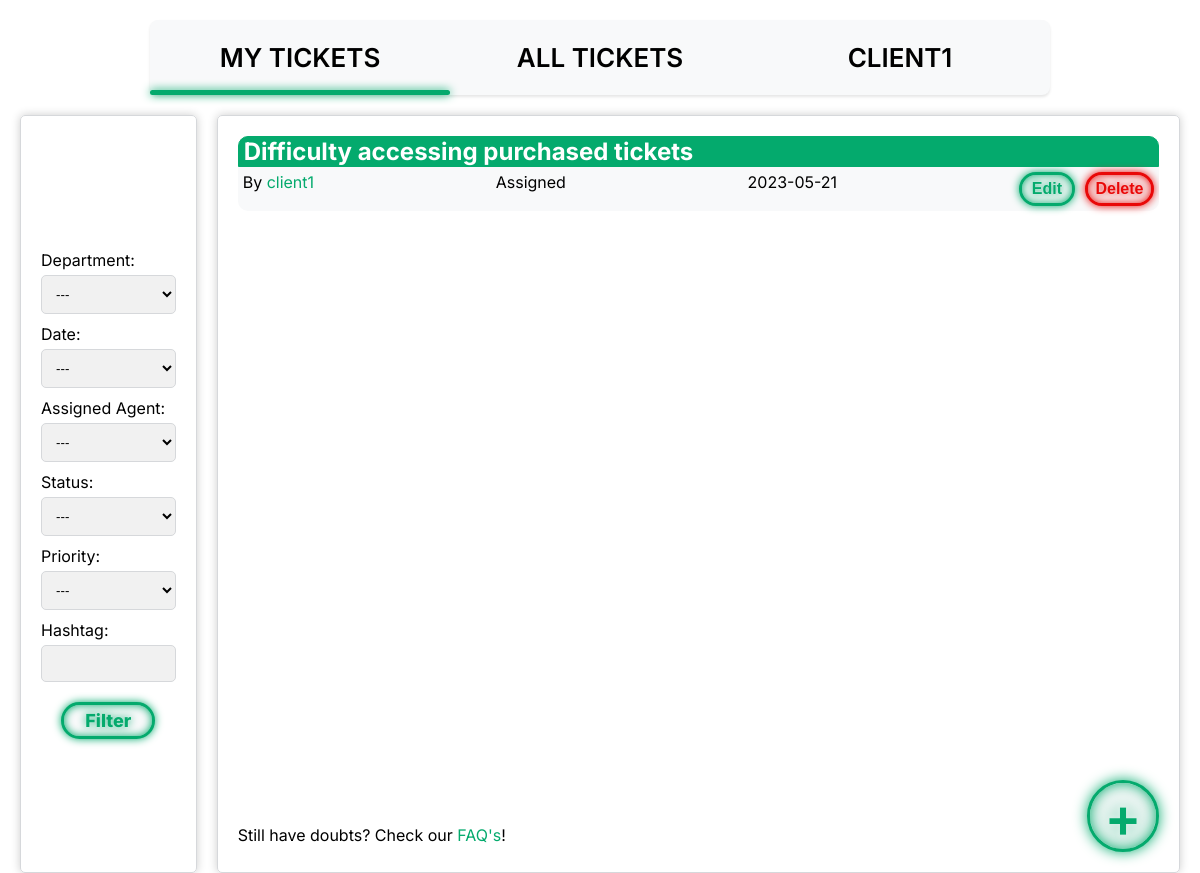
Before: /pages/my_tickets.php (signed in) with the older database file.
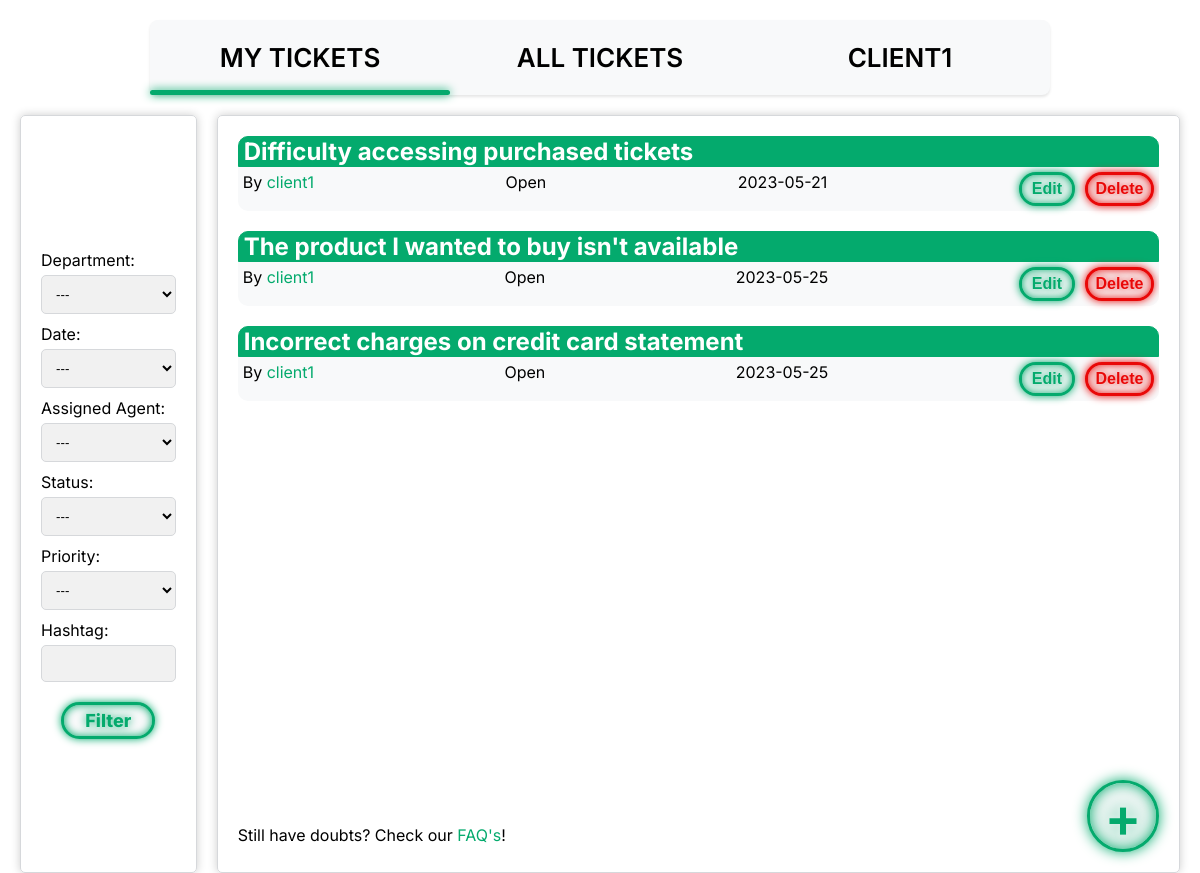
After: the same page with the newer database file.
### tables this page shows
CREATE TABLE TICKET (
    ticket_id INTEGER PRIMARY KEY AUTOINCREMENT,
    user_id INT NOT NULL,
    assigned_agent INT CHECK (assigned_agent <> user_id),
    department_id INT,
    title VARCHAR(255) NOT NULL,
    description VARCHAR(1000) NOT NULL,
    status VARCHAR(10) NOT NULL DEFAULT 'Open' CHECK (status = 'Open' OR status = 'Assigned' OR status = 'Closed'),
    priority VARCHAR(10) NOT NULL DEFAULT 'Low' CHECK (priority = 'Low' OR priority = 'Medium' OR priority = 'High'),
    date DATE NOT NULL,
    hashtag VARCHAR(255),
    FOREIGN KEY(user_id) REFERENCES USER(user_id) ON DELETE CASCADE ON UPDATE CASCADE,
    FOREIGN KEY(department_id) REFERENCES DEPARTMENT(department_id) ON DELETE CASCADE ON UPDATE CASCADE,
    FOREIGN KEY(assigned_agent) REFERENCES USER(user_id) ON DELETE CASCADE ON UPDATE CASCADE
);

CREATE TABLE USER (
    user_id INTEGER PRIMARY KEY AUTOINCREMENT,
    department_id INT,
    name VARCHAR(255) NOT NULL,
    username VARCHAR(8) NOT NULL UNIQUE,
    email VARCHAR(255) NOT NULL UNIQUE,
    password VARCHAR(255) NOT NULL,
    type VARCHAR(10) NOT NULL DEFAULT 'Client' CHECK (type = 'Agent' OR type = 'Admin' OR type = 'Client'),
    gender VARCHAR(10) DEFAULT 'None' CHECK(gender = 'Male' or gender = 'Female' or gender = 'Other' or gender = 'None'),
    FOREIGN KEY(department_id) REFERENCES DEPARTMENT(department_id) ON DELETE CASCADE ON UPDATE CASCADE
);

### database/get_my_tickets.php (the view)
<?php
    include 'connection.php';
    $stmt = $db->prepare('SELECT * FROM Ticket WHERE user_id = :user_id');
    $stmt->bindParam(':user_id', $_SESSION['user_id']);
    $stmt->execute();
    $stmt2 = $db -> prepare('SELECT username FROM User WHERE user_id = :user_id');
    $stmt2 -> bindParam(':user_id', $_SESSION['user_id']);
    $stmt2 -> execute();
    $row2 = $stmt2 -> fetch();
    while($row = $stmt -> fetch()){
        echo '<h2><a class="ticket_readmore" href="../pages/ticket.php?id='.$row['ticket_id'].'&site=my_tickets">' . $row['title'] . '</a></h2>
        <div class="ticket">
        <div class="ticket_main_info"> <span class="ticket_username"> By <a class="ticket_username_link" href="../pages/profile_viewer.php?id=' .$row['user_id'] . '">' . $row2['username'] . '</a></span>
        <span class="ticket_status">' . $row['status'] . '</span>
        <span class="ticket_date">' . $row['date'] . ' </span>';
        if(($_SESSION['type'] == 'Admin') || ($_SESSION['user_id'] == $row['user_id'])){
            echo '<div class ="btns">';
            echo '<form class ="editbtnform" action="../pages/editTicket.php?id='.$row['ticket_id'].'" method="POST">
            <input type="hidden" name="csrf" value="' . $_SESSION['csrf'] . '">
            <input type="hidden" name="site" value="mytickets">
            <button type="submit" id="edit_btn"> Edit </button></form>';
            echo '<form class="deletebtnform" action="../database/deleteTicket.php" method="POST">
            <input type="hidden" name="csrf" value="' . $_SESSION['csrf'] . '">
            <input type="hidden" name="site" value="mytickets">
            <input type="hidden" name="id" value=' . $row['ticket_id'] .'>
            <button type="submit" id="delete_btn"> Delete </button> </form></div>';
        }
        echo '</div></div>';
    }
?>

Changed rows visible on the page:
changed ticket "Difficulty accessing purchased tickets": status "Assigned" → "Open"
added ticket: title "The product I wanted to buy isn't available", user.username "client1", status "Open", date "2023-05-25"
added ticket: title "Incorrect charges on credit card statement", user.username "client1", status "Open", date "2023-05-25"
